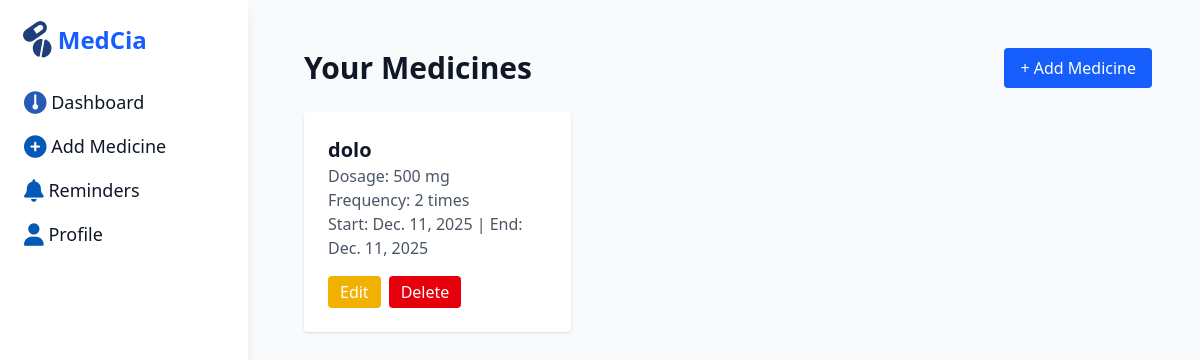
/medicines/ (signed in), run on an earlier commit of the app's database.
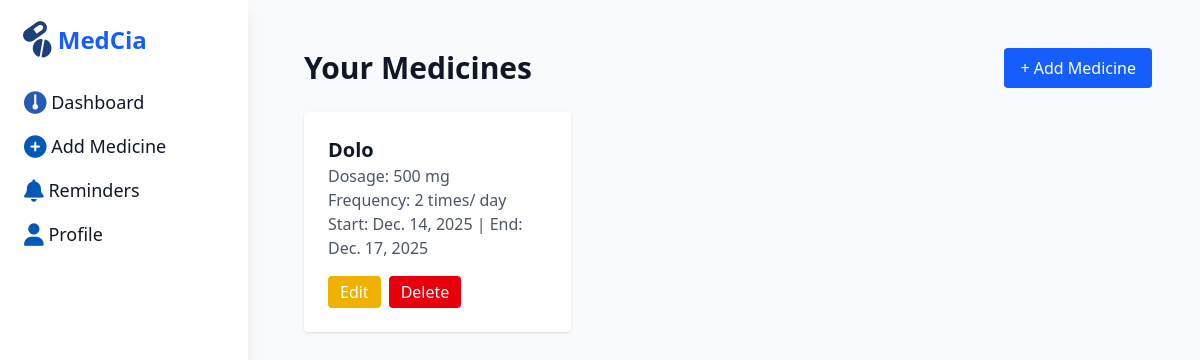
And on a later commit of the database.
### core/models.py (models this page shows, shortened)
class Medicine(models.Model):
    name = models.CharField(max_length=100)
    dosage = models.CharField(max_length=50)  # e.g., "500 mg"
    frequency = models.CharField(max_length=50)
    start_date = models.DateField()
    end_date = models.DateField()

### core/views.py (the view)
# urls.py: path('medicines/', views.medicines_list, name='medicines_list'),
@login_required
def medicines_list(request):
    medicines = Medicine.objects.all().order_by('name')
    return render(request, "medicines_list.html", {"medicines": medicines})

### templates/medicines_list.html (shortened to what this page needs)
{% extends 'base.html' %}
{% block content %}
<div class="p-6">
    <div class="flex items-center justify-between mb-6">
        <h2 class="text-3xl font-bold">Your Medicines</h2>
        <a href="{% url 'add_medicine' %}" class="bg-blue-600 text-white px-4 py-2 rounded">+ Add Medicine</a>
    </div>
    {% if medicines %}
    <div class="grid grid-cols-1 md:grid-cols-2 lg:grid-cols-3 gap-6">
        {% for m in medicines %}
        <div class="bg-white p-6 rounded shadow">
            <h3 class="text-xl font-semibold">{{ m.name }}</h3>
            <p class="text-gray-600">Dosage: {{ m.dosage }}</p>
            <p class="text-gray-600">Frequency: {{ m.frequency }}</p>
            <p class="text-gray-600">Start: {{ m.start_date }} | End: {{ m.end_date }}</p>
            <div class="mt-4 flex gap-2">
                <a href="{% url 'edit_medicine' m.pk %}" class="px-3 py-1 bg-yellow-500 text-white rounded hover:bg-yellow-600">Edit</a>
                <form method="POST" action="{% url 'delete_medicine' m.pk %}">
                    <button type="submit" class="px-3 py-1 bg-red-600 text-white rounded hover:bg-red-700">Delete</button>
                </form>
            </div>
        </div>
        {% endfor %}
    </div>
    {% else %}
        <div class="bg-white p-6 rounded shadow text-center text-gray-600">
            No medicines yet. <a href="{% url 'add_medicine' %}" class="text-blue-600">Add one</a>.
        </div>
    {% endif %}
</div>
{% endblock %}

What changed in the data, as far as the page shows it:
removed Medicine: name "dolo", dosage "500 mg", frequency "2 times", start_date "Dec. 11, 2025", end_date "Dec. 11, 2025"
added Medicine: name "Dolo", dosage "500 mg", frequency "2 times/ day", start_date "Dec. 14, 2025", end_date "Dec. 17, 2025"
